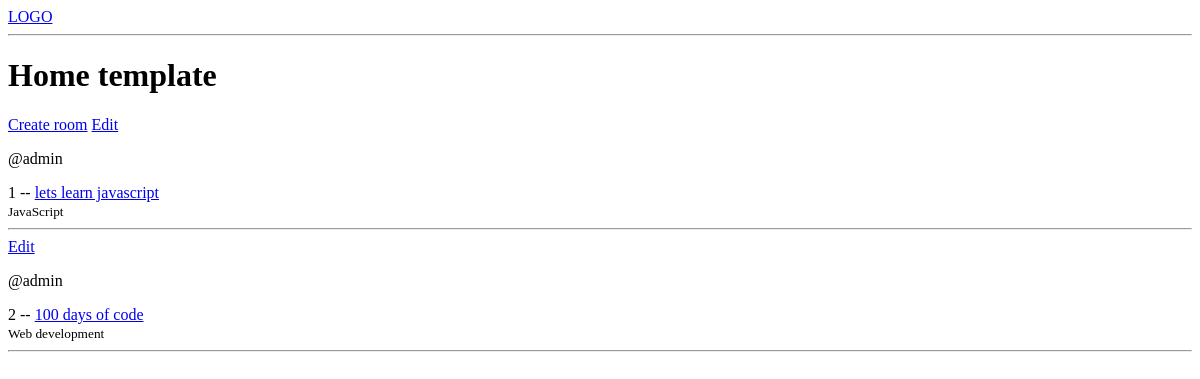
Before: /app/home with the older database file.
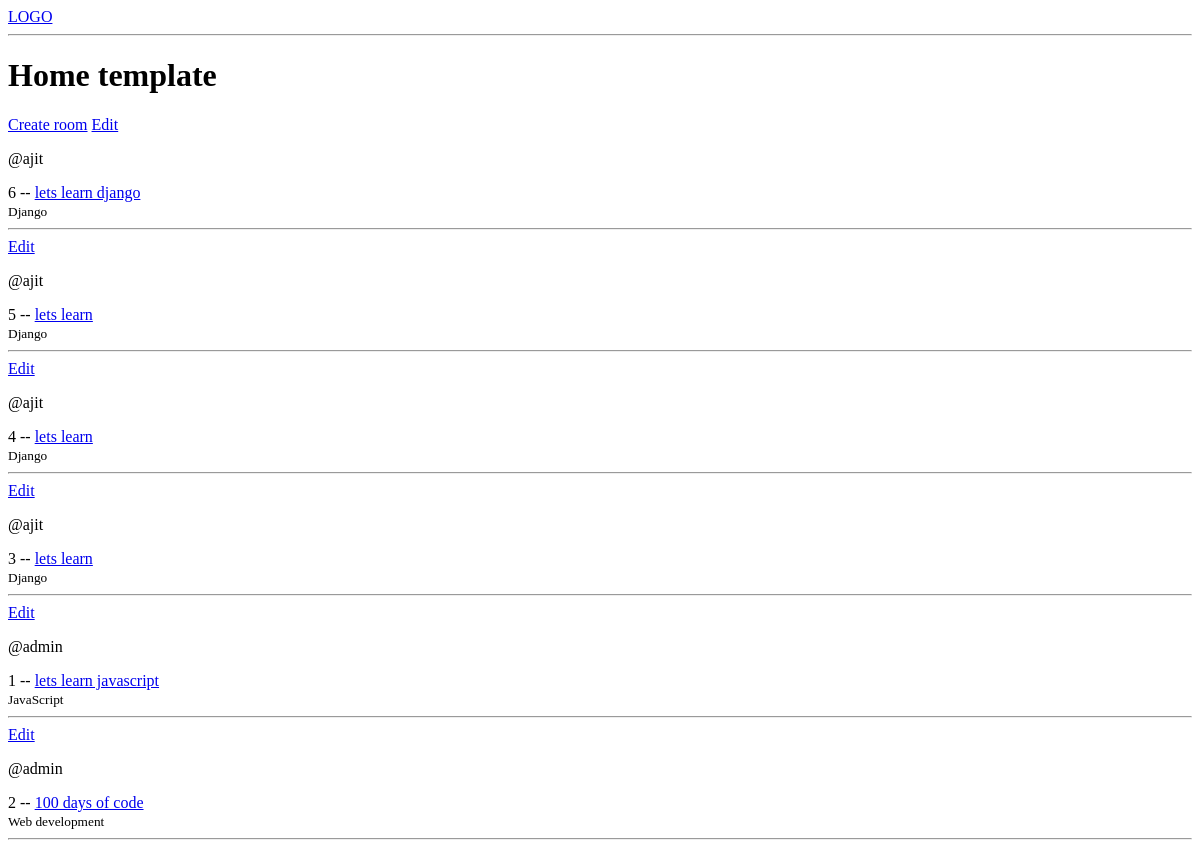
After: the same page with the newer database file.
### base/models.py (models this page shows, shortened)
class Room(Model):
    host = ForeignKey(User, on_delete=SET_NULL, null=True)
    topic = ForeignKey(Topic, on_delete=SET_NULL, null=True)
    name=CharField(max_length=100)
    description=TextField()
    updated=DateTimeField(auto_now=True)
    created=DateTimeField(auto_now_add=True)
    class Meta:
        ordering=["-updated", "-created"]

class Topic(Model):
    name = CharField(max_length=200)

### base/views.py (the view)
# urls.py: path("home", views.home, name="name"),
def home(request):
    rooms = Room.objects.all()
    context = {"rooms": rooms}
    return render(request, "base/home.html", context)

### base/templates/base/home.html
{% extends 'main.html' %}
{% block content %}
    <h1>Home template</h1>
    <div>
        <a href="{% url 'create-room' %}">Create room</a>
        {% for room in rooms %}
            <a href="{% url 'update-room' room.id %}">Edit</a>
            <p>@{{room.host.username}}</p>
            <div>{{room.id}} -- <a href="/app/room/{{room.id}}/">{{room.name}}</a></div>
            <small>{{room.topic.name}}</small>
            <hr>
        {% endfor %}
    </div>
{% endblock content %}

### templates/main.html (shortened to what this page needs)
<!DOCTYPE html>
<html lang="en">
<head>
</head>
<body>
    {% include 'navbar.html' %}
    {% block content%}
    {% endblock content%}
</body>
</html>

### templates/navbar.html
<a href="/app/home">
    LOGO
</a>
<hr>

Changed rows visible on the page:
added Room: host.username "ajit", id "6", name "lets learn django", topic.name "Django"
added Room: host.username "ajit", id "5", name "lets learn", topic.name "Django"
added Room: host.username "ajit", id "4", name "lets learn", topic.name "Django"
added Room: host.username "ajit", id "3", name "lets learn", topic.name "Django"
